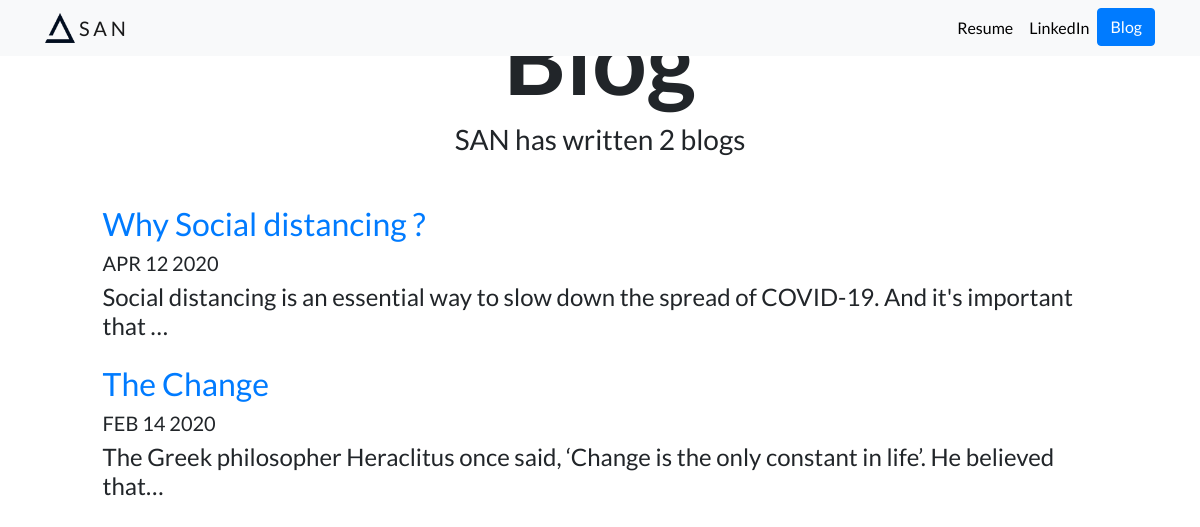
Screenshot of /blog/ with the database file from the repository.
### Blog/models.py (models this page shows, shortened)
class Blog(models.Model):
    title=models.CharField(max_length=100)
    description=models.CharField(max_length=1000)
    date=models.DateField()

### Blog/views.py (the view)
# urls.py: path('', views.all_blogs,name='all_blogs' ),
def all_blogs(request):
    blogs=Blog.objects.order_by('-date')
    return render(request,'blogs/all_blogs.html',{'blogs':blogs})

### Blog/templates/blogs/all_blogs.html
{%extends 'portfolio/base.html'%}
{% load static %}
{%block content%}
<h1 id="blogtitle" class="font-weight-bold text-center" >Blog</h1>
<h3 class="text-center mb-5">SAN has written {{blogs.count}} blog{{blogs.count|pluralize}}</h3>
{% for blog in blogs %}
<div class="row justify-content-center my-3">
   <div class="col-md-10">
   <a href="{% url 'blog:detail' blog.id %}">
       <h2>{{blog.title}}</h2>
   </a>
<h5>{{blog.date|date:'M d Y'|upper}}</h5>
<h4>{{blog.description|striptags|truncatechars:100}}</h4>
</div>
</div>
{%endfor%}
{%endblock%}

### Portfolio/static/portfolio/custom.css (style rules this page uses)
body { font-family: 'Lato', sans-serif; }
#blogtitle { font-size: 6rem; }

### Portfolio/templates/portfolio/base.html (style rules this page uses)
body { margin: 0; }

### rows the page displays
Blog: title "Why Social distancing ?", date "APR 12 2020", description "Social distancing is an essential way to slow down the spread of COVID-19. And it's important that …"
Blog: title "The Change", date "FEB 14 2020", description "The Greek philosopher Heraclitus once said, ‘Change is the only constant in life’. He believed that…"

### other values shown
{{ blogs.count }} "2"
